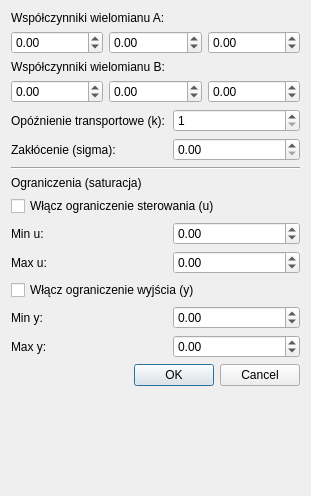
<?xml version="1.0" encoding="UTF-8"?>
<ui version="4.0">
 <class>ARXDialog</class>
 <widget class="QDialog" name="ARXDialog">
  <property name="geometry">
   <rect>
    <x>0</x>
    <y>0</y>
    <width>311</width>
    <height>496</height>
   </rect>
  </property>
  <property name="windowTitle">
   <string>PARAMETRY ARX</string>
  </property>
  <layout class="QFormLayout" name="formLayout">
   <property name="horizontalSpacing">
    <number>8</number>
   </property>
   <item row="0" column="0" colspan="2">
    <widget class="QLabel" name="lblA">
     <property name="text">
       <string>Współczynniki wielomianu A:</string>
     </property>
    </widget>
   </item>
   <item row="1" column="0" colspan="2">
    <widget class="QWidget" name="widgetA" native="true">
     <layout class="QHBoxLayout" name="layoutA">
      <property name="spacing">
       <number>6</number>
      </property>
      <property name="leftMargin">
       <number>0</number>
      </property>
      <property name="topMargin">
       <number>0</number>
      </property>
      <property name="rightMargin">
       <number>0</number>
      </property>
      <property name="bottomMargin">
       <number>0</number>
      </property>
      <item>
       <widget class="QDoubleSpinBox" name="spinA1">
        <property name="decimals">
         <number>2</number>
        </property>
        <property name="minimum">
         <double>-100.000000000000000</double>
        </property>
        <property name="maximum">
         <double>100.000000000000000</double>
        </property>
        <property name="singleStep">
         <double>0.010000000000000</double>
        </property>
       </widget>
      </item>
      <item>
       <widget class="QDoubleSpinBox" name="spinA2">
        <property name="decimals">
         <number>2</number>
        </property>
        <property name="minimum">
         <double>-100.000000000000000</double>
        </property>
        <property name="maximum">
         <double>100.000000000000000</double>
        </property>
        <property name="singleStep">
         <double>0.010000000000000</double>
        </property>
       </widget>
      </item>
      <item>
       <widget class="QDoubleSpinBox" name="spinA3">
        <property name="decimals">
         <number>2</number>
        </property>
        <property name="minimum">
         <double>-100.000000000000000</double>
        </property>
        <property name="maximum">
         <double>100.000000000000000</double>
        </property>
        <property name="singleStep">
         <double>0.010000000000000</double>
        </property>
       </widget>
      </item>
     </layout>
    </widget>
   </item>
   <item row="2" column="0" colspan="2">
    <widget class="QLabel" name="lblB">
     <property name="text">
       <string>Współczynniki wielomianu B:</string>
     </property>
    </widget>
   </item>
   <item row="3" column="0" colspan="2">
    <widget class="QWidget" name="widgetB" native="true">
     <layout class="QHBoxLayout" name="layoutB">
      <property name="spacing">
       <number>6</number>
      </property>
      <property name="leftMargin">
       <number>0</number>
      </property>
      <property name="topMargin">
       <number>0</number>
      </property>
      <property name="rightMargin">
       <number>0</number>
      </property>
      <property name="bottomMargin">
       <number>0</number>
      </property>
      <item>
       <widget class="QDoubleSpinBox" name="spinB1">
        <property name="decimals">
         <number>2</number>
        </property>
        <property name="minimum">
         <double>-100.000000000000000</double>
        </property>
        <property name="maximum">
         <double>100.000000000000000</double>
        </property>
        <property name="singleStep">
         <double>0.010000000000000</double>
        </property>
       </widget>
      </item>
      <item>
       <widget class="QDoubleSpinBox" name="spinB2">
        <property name="decimals">
         <number>2</number>
        </property>
        <property name="minimum">
         <double>-100.000000000000000</double>
        </property>
        <property name="maximum">
         <double>100.000000000000000</double>
        </property>
        <property name="singleStep">
         <double>0.010000000000000</double>
        </property>
       </widget>
      </item>
      <item>
       <widget class="QDoubleSpinBox" name="spinB3">
        <property name="decimals">
         <number>2</number>
        </property>
        <property name="minimum">
         <double>-100.000000000000000</double>
        </property>
        <property name="maximum">
         <double>100.000000000000000</double>
        </property>
        <property name="singleStep">
         <double>0.010000000000000</double>
        </property>
       </widget>
      </item>
     </layout>
    </widget>
   </item>
   <item row="4" column="0">
    <widget class="QLabel" name="lblK">
     <property name="text">
       <string>Opóźnienie transportowe (k):</string>
     </property>
    </widget>
   </item>
   <item row="4" column="1">
    <widget class="QSpinBox" name="sbK">
     <property name="minimum">
      <number>1</number>
     </property>
     <property name="maximum">
      <number>100</number>
     </property>
    </widget>
   </item>
   <item row="5" column="0">
    <widget class="QLabel" name="lblSigma">
     <property name="text">
       <string>Zakłócenie (sigma):</string>
     </property>
    </widget>
   </item>
   <item row="5" column="1">
    <widget class="QDoubleSpinBox" name="sbSig">
     <property name="minimum">
      <double>0.000000000000000</double>
     </property>
     <property name="maximum">
      <double>10.000000000000000</double>
     </property>
     <property name="decimals">
      <number>2</number>
     </property>
     <property name="singleStep">
      <double>0.010000000000000</double>
     </property>
    </widget>
   </item>
   <item row="6" column="0" colspan="2">
    <widget class="QFrame" name="line">
     <property name="frameShape">
      <enum>QFrame::HLine</enum>
     </property>
     <property name="frameShadow">
      <enum>QFrame::Sunken</enum>
     </property>
    </widget>
   </item>
   <item row="7" column="0" colspan="2">
    <widget class="QLabel" name="lblOgr">
     <property name="text">
      <string>Ograniczenia (saturacja)</string>
     </property>
    </widget>
   </item>
   <item row="8" column="0" colspan="2">
    <widget class="QCheckBox" name="chkOgraniczU">
     <property name="text">
       <string>Włącz ograniczenie sterowania (u)</string>
     </property>
    </widget>
   </item>
   <item row="9" column="0">
    <widget class="QLabel" name="lblMinU">
     <property name="text">
      <string>Min u:</string>
     </property>
    </widget>
   </item>
   <item row="9" column="1">
    <widget class="QDoubleSpinBox" name="spinMinU">
     <property name="minimum">
      <double>-1000.000000000000000</double>
     </property>
     <property name="maximum">
      <double>1000.000000000000000</double>
     </property>
    </widget>
   </item>
   <item row="10" column="0">
    <widget class="QLabel" name="lblMaxU">
     <property name="text">
      <string>Max u:</string>
     </property>
    </widget>
   </item>
   <item row="10" column="1">
    <widget class="QDoubleSpinBox" name="spinMaxU">
     <property name="minimum">
      <double>-1000.000000000000000</double>
     </property>
     <property name="maximum">
      <double>1000.000000000000000</double>
     </property>
    </widget>
   </item>
   <item row="11" column="0" colspan="2">
    <widget class="QCheckBox" name="chkOgraniczY">
     <property name="text">
       <string>Włącz ograniczenie wyjścia (y)</string>
     </property>
    </widget>
   </item>
   <item row="12" column="0">
    <widget class="QLabel" name="lblMinY">
     <property name="text">
      <string>Min y:</string>
     </property>
    </widget>
   </item>
   <item row="12" column="1">
    <widget class="QDoubleSpinBox" name="spinMinY">
     <property name="minimum">
      <double>-1000.000000000000000</double>
     </property>
     <property name="maximum">
      <double>1000.000000000000000</double>
     </property>
    </widget>
   </item>
   <item row="13" column="0">
    <widget class="QLabel" name="lblMaxY">
     <property name="text">
      <string>Max y:</string>
     </property>
    </widget>
   </item>
   <item row="13" column="1">
    <widget class="QDoubleSpinBox" name="spinMaxY">
     <property name="minimum">
      <double>-1000.000000000000000</double>
     </property>
     <property name="maximum">
      <double>1000.000000000000000</double>
     </property>
    </widget>
   </item>
   <item row="14" column="0" colspan="2">
    <layout class="QHBoxLayout" name="btnLayout">
     <item>
      <spacer name="btnSpacer">
       <property name="orientation">
        <enum>Qt::Horizontal</enum>
       </property>
       <property name="sizeHint" stdset="0">
        <size>
         <width>40</width>
         <height>20</height>
        </size>
       </property>
      </spacer>
     </item>
     <item>
      <widget class="QDialogButtonBox" name="buttonBox">
       <property name="standardButtons">
        <set>QDialogButtonBox::Cancel|QDialogButtonBox::Ok</set>
       </property>
      </widget>
     </item>
    </layout>
   </item>
  </layout>
 </widget>
 <resources/>
 <connections/>
</ui>
